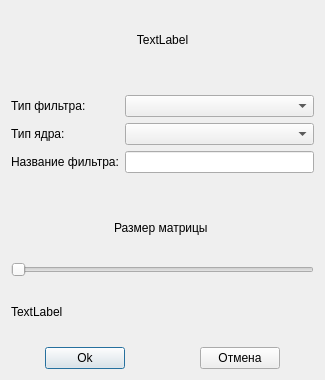
<?xml version="1.0" encoding="UTF-8"?>
<ui version="4.0">
 <class>MorphFilterForm</class>
 <widget class="QDialog" name="MorphFilterForm">
  <property name="geometry">
   <rect>
    <x>0</x>
    <y>0</y>
    <width>325</width>
    <height>380</height>
   </rect>
  </property>
  <property name="minimumSize">
   <size>
    <width>269</width>
    <height>310</height>
   </size>
  </property>
  <property name="maximumSize">
   <size>
    <width>400</width>
    <height>500</height>
   </size>
  </property>
  <property name="windowTitle">
   <string>Настройка фильтра</string>
  </property>
  <layout class="QVBoxLayout" name="verticalLayout">
   <item>
    <widget class="QLabel" name="lblTitle">
     <property name="text">
      <string>TextLabel</string>
     </property>
     <property name="alignment">
      <set>Qt::AlignCenter</set>
     </property>
    </widget>
   </item>
   <item>
    <spacer name="horizontalSpacer">
     <property name="orientation">
      <enum>Qt::Horizontal</enum>
     </property>
     <property name="sizeHint" stdset="0">
      <size>
       <width>40</width>
       <height>20</height>
      </size>
     </property>
    </spacer>
   </item>
   <item>
    <layout class="QFormLayout" name="formLayout">
     <item row="0" column="0">
      <widget class="QLabel" name="label_2">
       <property name="text">
        <string>Тип фильтра:</string>
       </property>
      </widget>
     </item>
     <item row="0" column="1">
      <widget class="QComboBox" name="cmbFilterType"/>
     </item>
     <item row="1" column="0">
      <widget class="QLabel" name="label_3">
       <property name="text">
        <string>Тип ядра:</string>
       </property>
      </widget>
     </item>
     <item row="1" column="1">
      <widget class="QComboBox" name="cmbKernelType"/>
     </item>
     <item row="2" column="0">
      <widget class="QLabel" name="label_4">
       <property name="text">
        <string>Название фильтра:</string>
       </property>
      </widget>
     </item>
     <item row="2" column="1">
      <widget class="QLineEdit" name="lnedFilterName">
       <property name="maxLength">
        <number>40</number>
       </property>
      </widget>
     </item>
    </layout>
   </item>
   <item>
    <spacer name="horizontalSpacer_2">
     <property name="orientation">
      <enum>Qt::Horizontal</enum>
     </property>
     <property name="sizeHint" stdset="0">
      <size>
       <width>40</width>
       <height>20</height>
      </size>
     </property>
    </spacer>
   </item>
   <item>
    <widget class="QLabel" name="label_5">
     <property name="text">
      <string>Размер матрицы </string>
     </property>
     <property name="alignment">
      <set>Qt::AlignCenter</set>
     </property>
    </widget>
   </item>
   <item>
    <widget class="QSlider" name="hslKernelSize">
     <property name="minimum">
      <number>1</number>
     </property>
     <property name="maximum">
      <number>40</number>
     </property>
     <property name="orientation">
      <enum>Qt::Horizontal</enum>
     </property>
    </widget>
   </item>
   <item>
    <widget class="QLabel" name="lblMatrixSize">
     <property name="text">
      <string>TextLabel</string>
     </property>
    </widget>
   </item>
   <item>
    <layout class="QHBoxLayout" name="horizontalLayout">
     <item>
      <spacer name="horizontalSpacer_5">
       <property name="orientation">
        <enum>Qt::Horizontal</enum>
       </property>
       <property name="sizeHint" stdset="0">
        <size>
         <width>40</width>
         <height>20</height>
        </size>
       </property>
      </spacer>
     </item>
     <item>
      <widget class="QPushButton" name="btnOk">
       <property name="text">
        <string>Ok</string>
       </property>
      </widget>
     </item>
     <item>
      <spacer name="horizontalSpacer_4">
       <property name="orientation">
        <enum>Qt::Horizontal</enum>
       </property>
       <property name="sizeHint" stdset="0">
        <size>
         <width>40</width>
         <height>20</height>
        </size>
       </property>
      </spacer>
     </item>
     <item>
      <spacer name="horizontalSpacer_3">
       <property name="orientation">
        <enum>Qt::Horizontal</enum>
       </property>
       <property name="sizeHint" stdset="0">
        <size>
         <width>40</width>
         <height>20</height>
        </size>
       </property>
      </spacer>
     </item>
     <item>
      <widget class="QPushButton" name="btnCancel">
       <property name="text">
        <string>Отмена</string>
       </property>
      </widget>
     </item>
     <item>
      <spacer name="horizontalSpacer_6">
       <property name="orientation">
        <enum>Qt::Horizontal</enum>
       </property>
       <property name="sizeHint" stdset="0">
        <size>
         <width>40</width>
         <height>20</height>
        </size>
       </property>
      </spacer>
     </item>
    </layout>
   </item>
  </layout>
 </widget>
 <resources/>
 <connections/>
</ui>
